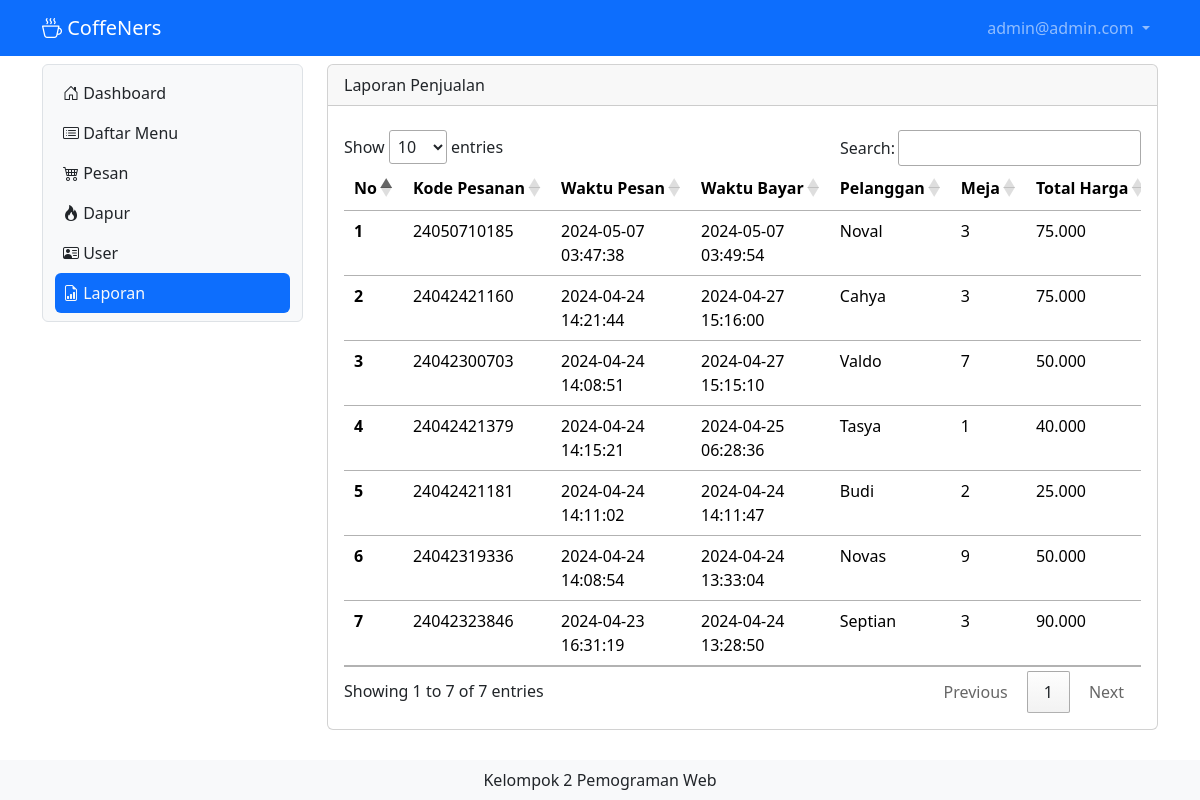
The page /laporan (signed in) on the database its author committed.
### tables this page shows
CREATE TABLE IF NOT EXISTS `tb_userc` (
  `id` int NOT NULL AUTO_INCREMENT,
  `nama` varchar(200) DEFAULT NULL,
  `username` varchar(200) DEFAULT NULL,
  `password` varchar(200) DEFAULT NULL,
  `leveluser` int DEFAULT NULL,
  `telepon` varchar(50) DEFAULT NULL,
  PRIMARY KEY (`id`) USING BTREE
);

CREATE TABLE IF NOT EXISTS `tb_order` (
  `id_order` bigint NOT NULL DEFAULT '0',
  `pelanggan` varchar(200) DEFAULT NULL,
  `meja` int DEFAULT NULL,
  `pelayan` int DEFAULT NULL,
  `waktu_order` timestamp NULL DEFAULT CURRENT_TIMESTAMP ON UPDATE CURRENT_TIMESTAMP,
  PRIMARY KEY (`id_order`) USING BTREE,
  KEY `pelayan` (`pelayan`),
  CONSTRAINT `FK_tb_order_tb_userc` FOREIGN KEY (`pelayan`) REFERENCES `tb_userc` (`id`) ON DELETE RESTRICT ON UPDATE CASCADE
);

CREATE TABLE IF NOT EXISTS `tb_bayar` (
  `id_bayar` bigint NOT NULL,
  `nominal_uang` bigint DEFAULT NULL,
  `total_bayar` bigint DEFAULT NULL,
  `waktu_bayar` timestamp NULL DEFAULT CURRENT_TIMESTAMP ON UPDATE CURRENT_TIMESTAMP,
  PRIMARY KEY (`id_bayar`)
);

### laporan.php (the view, shortened to what this page needs)
<?php
include "proses/connect.php";
$query = mysqli_query($conn, "SELECT tb_order.*,tb_bayar.*,nama, SUM(harga*jumlah) AS harganya FROM tb_order
LEFT JOIN tb_userc ON tb_userc.id = tb_order.pelayan
LEFT JOIN tb_list_order ON tb_list_order.kode_order = tb_order.id_order
LEFT JOIN tb_daftar_menu ON tb_daftar_menu.id = tb_list_order.menu
JOIN tb_bayar ON tb_bayar.id_bayar = tb_order.id_order
GROUP BY id_order ORDER BY waktu_bayar DESC");
while ($record = mysqli_fetch_array($query)) {
    $result[] = $record;
}
?>
<div class="col-lg-9 mt-2">
    <div class="card">
        <div class="card-header">
            Laporan Penjualan
        </div>
        <div class="card-body">
            <?php
            if (empty($result)) {
                echo "Belum ada pesanan";
            } else {
            ?>
                <div class="table-responsive mt-2">
                    <table class="table table-hover" id="example">
                        <thead>
                            <tr class="text-nowrap">
                                <th scope="col">No</th>
                                <th scope="col">Kode Pesanan</th>
                                <th scope="col">Waktu Pesan</th>
                                <th scope="col">Waktu Bayar</th>
                                <th scope="col">Pelanggan</th>
                                <th scope="col">Meja</th>
                                <th scope="col">Total Harga</th>
                            </tr>
                        </thead>
                        <tbody>
                            <?php
                            $no = 1;
                            foreach ($result as $row) {
                            ?>
                                <tr>
                                    <th scope="row"><?php echo $no++ ?></th>
                                    <td><?php echo $row['id_order'] ?></td>
                                    <td><?php echo $row['waktu_order'] ?></td>
                                    <td><?php echo $row['waktu_bayar'] ?></td>
                                    <td><?php echo $row['pelanggan'] ?></td>
                                    <td><?php echo $row['meja'] ?></td>
                                    <td><?php echo number_format((int)$row['harganya'], 0, ',', '.') ?></td>
                                </tr>
                            <?php
                            }
                            ?>
                        </tbody>
                    </table>
                </div>
            <?php
            }
            ?>
        </div>
    </div>
</div>

### header.php (shortened to what this page needs)
<?php
include "proses/connect.php";
$query = mysqli_query($conn, "SELECT * FROM tb_userc WHERE username= '$_SESSION[username_cafeku]'");
?>
<nav class="navbar navbar-expand navbar-dark bg-primary sticky-top">
    <div class="container-lg">
        <a class="navbar-brand" href="."><i class="bi bi-cup-hot"></i> CoffeNers</a>
        <div class="collapse navbar-collapse justify-content-end" id="navbarNavDropdown">
            <ul class="navbar-nav">
                <li class="nav-item dropdown">
                    <a class="nav-link dropdown-toggle" href="#" role="button" data-bs-toggle="dropdown" aria-expanded="false">
                        <?php echo $hasil['username']; ?>
                    </a>
                </li>
            </ul>
        </div>
    </div>
</nav>

### rows shown on the page
tb_userc: username "admin@admin.com"
tb_order: id_order "24050710185", waktu_order "2024-05-07 03:47:38", tb_bayar.waktu_bayar "2024-05-07 03:49:54", pelanggan "Noval", meja "3", harganya "75.000"
tb_order: id_order "24042421160", waktu_order "2024-04-24 14:21:44", tb_bayar.waktu_bayar "2024-04-27 15:16:00", pelanggan "Cahya", meja "3", harganya "75.000"
tb_order: id_order "24042300703", waktu_order "2024-04-24 14:08:51", tb_bayar.waktu_bayar "2024-04-27 15:15:10", pelanggan "Valdo", meja "7", harganya "50.000"
tb_order: id_order "24042421379", waktu_order "2024-04-24 14:15:21", tb_bayar.waktu_bayar "2024-04-25 06:28:36", pelanggan "Tasya", meja "1", harganya "40.000"
tb_order: id_order "24042421181", waktu_order "2024-04-24 14:11:02", tb_bayar.waktu_bayar "2024-04-24 14:11:47", pelanggan "Budi", meja "2", harganya "25.000"
tb_order: id_order "24042319336", waktu_order "2024-04-24 14:08:54", tb_bayar.waktu_bayar "2024-04-24 13:33:04", pelanggan "Novas", meja "9", harganya "50.000"
tb_order: id_order "24042323846", waktu_order "2024-04-23 16:31:19", tb_bayar.waktu_bayar "2024-04-24 13:28:50", pelanggan "Septian", meja "3", harganya "90.000"
